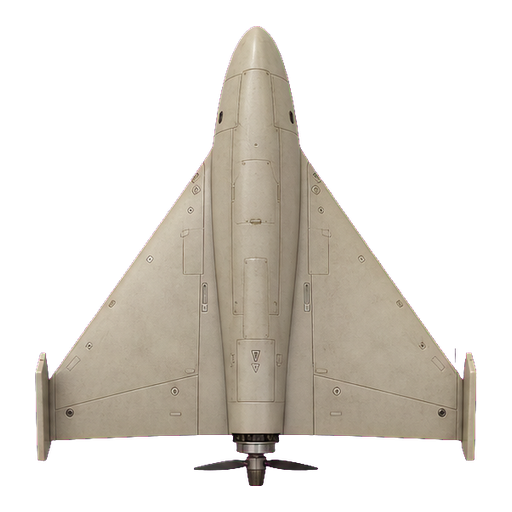
#> input picture app/src/main/assets/gfx/drone_136.png, 512 x 512 px
$ python build_visual_assets.py ../app/src/main/assets/gfx/drone_136.png ../app/src/main/assets/gfx/env_desert.png
#> lines starting #> are read from the running program, lines starting #| are printed output that depends on the picture; after the words box and inside, x2 and y2 are one past the last pixel; in counts of white or black regions, pixels touching at a corner belong together
"""Rebuild art: python tools/build_visual_assets.py drone-sheet.png environment-sheet.png
Requires Pillow and numpy. Source sheets are AI-generated; textures are procedural.
"""
from pathlib import Path
import sys
import numpy as np
from PIL import Image, ImageDraw, ImageFilter, ImageOps
OUT=Path(__file__).resolve().parents[1]/'app/src/main/assets/gfx'
rng=np.random.default_rng(136)
def noise(n):
 y,x=np.mgrid[:n,:n]*(2*np.pi/n); a=np.zeros((n,n))
 for f,g in [(1,1),(2,.55),(4,.28),(8,.17),(16,.09),(32,.04)]:
  for _ in range(5):
   k,l=rng.integers(-f,f+1,2);a+=g*np.cos(k*x+l*y+rng.random()*2*np.pi)
 return (a-a.mean())/(a.std()+1e-6)
def save(name,a): Image.fromarray(np.uint8(np.clip(a,0,255))).save(OUT/(name+'.png'),optimize=True)
def sprites(sheet):
#> called with sheet = '../app/src/main/assets/gfx/drone_136.png'
 im=Image.open(sheet).convert('RGB');w,h=im.width//2,im.height//2
#> after `w, h = (im.width // 2, im.height // 2)`: w = 256; h = 256
 for i,m in enumerate(['131','136','238','x']):
  a=np.asarray(im.crop((i%2*w,i//2*h,(i%2+1)*w,(i//2+1)*h))).astype(float)
  strength=np.minimum(a[:,:,0],a[:,:,2])-a[:,:,1];alpha=np.clip((105-strength)/65,0,1)
  spill=(strength>22)&(alpha>0)&(alpha<1)
  for ch in [0,2]:a[:,:,ch][spill]=np.minimum(a[:,:,ch][spill],a[:,:,1][spill]+20)
  s=Image.fromarray(np.uint8(np.clip(np.dstack([a,alpha*255]),0,255)));s=s.crop(s.getbbox());s.thumbnail((460,460),Image.Resampling.LANCZOS)
  out=Image.new('RGBA',(512,512));out.alpha_composite(s,((512-s.width)//2,(512-s.height)//2));out.save(OUT/f'drone_{m}.png',optimize=True)
  display=out.rotate(-32,resample=Image.Resampling.BICUBIC,expand=True);display.thumbnail((480,300),Image.Resampling.LANCZOS);display.save(OUT/f'drone_{m}_side.png',optimize=True)
#> this loop made 4 passes
#> pass 1, in sprites, `spill=(strength>22)&(alpha>0)&(alpha<1)`:
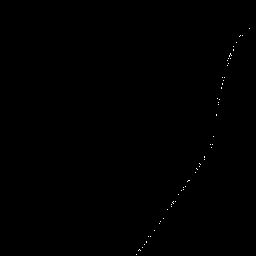
#> spill: shape (256, 256) bool; 0.11% white in thin lines or dots, all inside (x1, y1, x2, y2) = (136, 28, 250, 255)
#> after the loop:
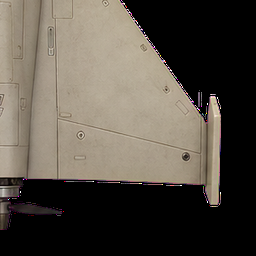
#> a: shape (256, 256, 3) float64; mean R, G, B 86.5, 79.7, 70.5
def environments(sheet):
 im=Image.open(sheet).convert('RGB');w,h=im.width//2,im.height//2
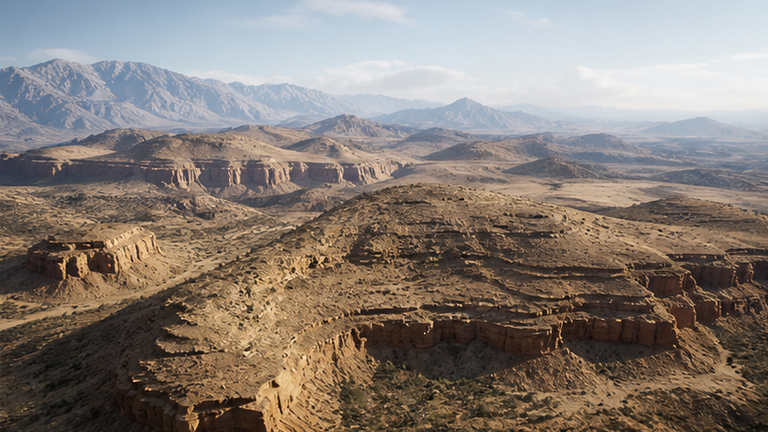
#> input picture app/src/main/assets/gfx/env_desert.png, 768 x 432 px
#> in environments, im is the input picture: PIL image 768x432 RGB; mean R, G, B 134.6, 124.9, 117.3
#> after `w, h = (im.width // 2, im.height // 2)`: w = 384; h = 216
 for i,n in enumerate(['desert','urban','naval','special']):
  c=im.crop((i%2*w+2,i//2*h+2,(i%2+1)*w-2,(i//2+1)*h-2));ImageOps.fit(c,(768,432),method=Image.Resampling.LANCZOS).save(OUT/f'env_{n}.png',optimize=True)
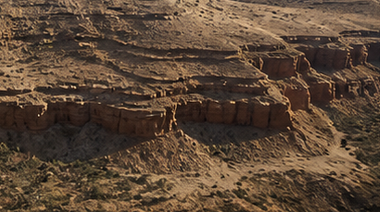
#> c: PIL image 380x212 RGB; mean R, G, B 92.3, 72.3, 55.4
 bg=Image.open(OUT/'env_desert.png').convert('RGBA');s=Image.open(OUT/'drone_136.png').rotate(-24,expand=True,resample=Image.Resampling.BICUBIC);s.thumbnail((390,350),Image.Resampling.LANCZOS);bg.alpha_composite(s,(340,40));bg.convert('RGB').save(OUT/'menu_hero.png',optimize=True)
def textures():
 n=512;a=noise(n);b=noise(n);y,x=np.mgrid[:n,:n]
 for name,base,amount in [('desert',[169,143,106],13),('special',[108,111,91],14),('urban',[113,113,105],8)]:
  shade=a*amount+b*2
  if name=='desert':shade+=np.sin(2*np.pi*(y*12/n+.16*np.sin(x*2*np.pi/n)))*2
  save('terrain_'+name,np.array(base)[None,None,:]+shade[:,:,None])
 wave=np.sin(2*np.pi*(y*32/n+.28*np.sin(x*8*np.pi/n)));crest=np.maximum(0,wave-.65)**3*160
 save('terrain_naval',np.array([38,91,111])[None,None,:]+(a*6+wave*6+crest)[:,:,None])
 a=noise(256);wall=Image.fromarray(np.uint8(np.clip(np.array([165,162,147])[None,None,:]+a[:,:,None]*5,0,255)));d=ImageDraw.Draw(wall)
 for y in range(0,256,32):
  d.line((0,y,256,y),fill=(139,138,128))
  for x in range(0,256,32):
   d.rectangle((x+8,y+8,x+22,y+25),fill=(57,70,73));d.rectangle((x+9,y+9,x+20,y+12),fill=(103,119,122));d.line((x+7,y+26,x+24,y+26),fill=(205,201,181),width=2)
 wall.save(OUT/'material_wall.png');save('material_concrete',np.array([151,149,138])[None,None,:]+a[:,:,None]*9)
 roof=Image.fromarray(np.uint8(np.clip(np.array([120,123,116])[None,None,:]+a[:,:,None]*5,0,255)));d=ImageDraw.Draw(roof)
 for y in range(0,256,64):d.line((0,y,256,y),fill=(91,95,89),width=2)
 for x in range(0,256,64):d.line((x,0,x,256),fill=(135,137,128))
 roof.save(OUT/'material_roof.png')
 shadow=Image.new('RGBA',(128,128));d=ImageDraw.Draw(shadow);d.ellipse((18,24,110,104),fill=(18,24,21,150));shadow.filter(ImageFilter.GaussianBlur(12)).save(OUT/'shadow_soft.png')
#> after `shadow = Image.new('RGBA', (128, 128))`: shadow: PIL image 128x128 RGBA; every value is 0
def props():
 for variant in [1,2]:
  tree=Image.new('RGBA',(256,256));d=ImageDraw.Draw(tree);d.polygon([(118,242),(124,100),(134,102),(140,242)],fill=(88,70,46))
  for _ in range(26):
   x=int(rng.normal(128,40));y=int(rng.normal(100,25));d.line((130,195,x,y),fill=(88,78,52),width=3)
  for _ in range(950):
   x,y=rng.normal(128,37),rng.normal(99,27)
   if ((x-128)/85)**2+((y-105)/66)**2>1:continue
   r=int(rng.integers(2,8));light=(1-x/256)*35+(1-y/256)*22+rng.normal(0,10);c=tuple(int(np.clip(v+light,0,255)) for v in (39,53,26));d.ellipse((x-r,y-r,x+r,y+r),fill=c+(255,))
  tree.save(OUT/f'prop_tree{variant}.png',optimize=True)
  mask=Image.new('L',(256,192));d=ImageDraw.Draw(mask);poly=[(18,158),(30,107),(63,57),(113,31),(176,43),(218,88),(243,161),(167,180),(60,176)]
  if variant==2:poly=[(x,int(y*.82+25)) for x,y in poly]
  d.polygon(poly,fill=255);a=noise(256)[:192,:];yy,xx=np.mgrid[:192,:256];light=20*(1-xx/256)-25*yy/192+a*11;rgb=np.clip(np.array([129,118,94])[None,None,:]+light[:,:,None],0,255).astype('uint8');rock=Image.fromarray(np.dstack([rgb,np.asarray(mask)]));d=ImageDraw.Draw(rock);d.line([(63,57),(106,94),(74,151)],fill=(96,86,68,255),width=2);d.line([(176,43),(155,105),(218,154)],fill=(102,92,73,255),width=2);rock.save(OUT/f'prop_rock{variant}.png',optimize=True)
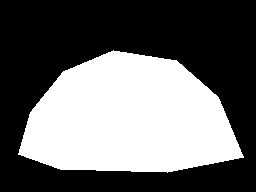
#> mask: PIL image 256x192 L; 40.8% white; 1 white region, box (x1, y1, x2, y2) and area: (18, 50, 244, 173) 20071
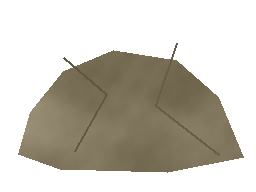
#> rock: PIL image 256x192 RGBA; mean R, G, B, A 128, 117, 93, 104.5; transparent parts drawn white
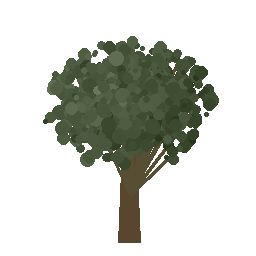
#> tree: PIL image 256x256 RGBA; mean R, G, B, A 19.3, 22, 14.9, 68.6; transparent parts drawn white
if __name__=='__main__':
 sprites(sys.argv[1]);environments(sys.argv[2]);textures();props();print('Art rebuilt')
